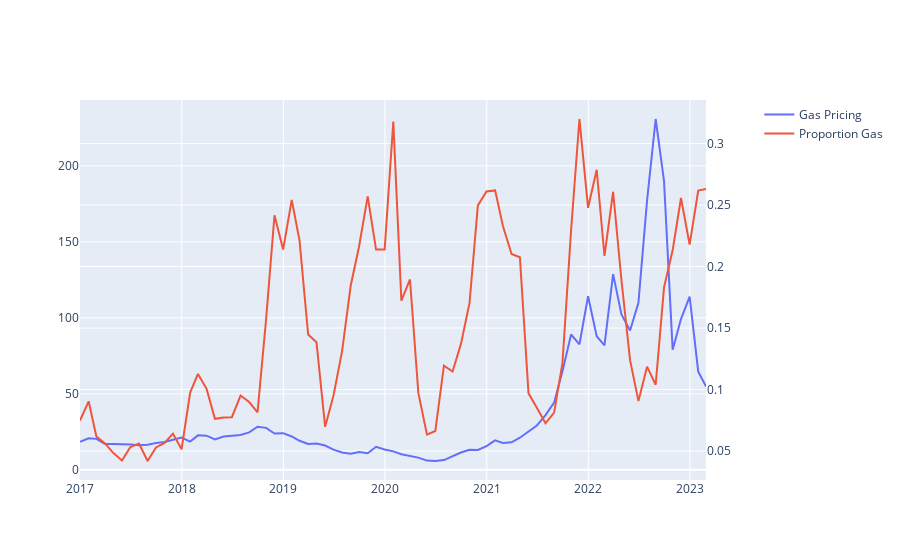

The notebook cell this image was saved under:
### Markdown cell above
## Austria

### Code cell
gen_df = gen_read_clean("Austria")
combined_data = combine_dfs("Austria", gen_df, freq="1M")
# print(combined_data)
fig = make_subplots(specs=[[{"secondary_y": True}]])


fig.add_trace(
        go.Scatter(x=combined_data["Start"], y=combined_data["Last Price"], name="Gas Pricing"), secondary_y= False
)

fig.add_trace(
        go.Scatter(x=combined_data["Start"], y=combined_data["Percent Gas"], name = "Proportion Gas"), secondary_y= True
)
